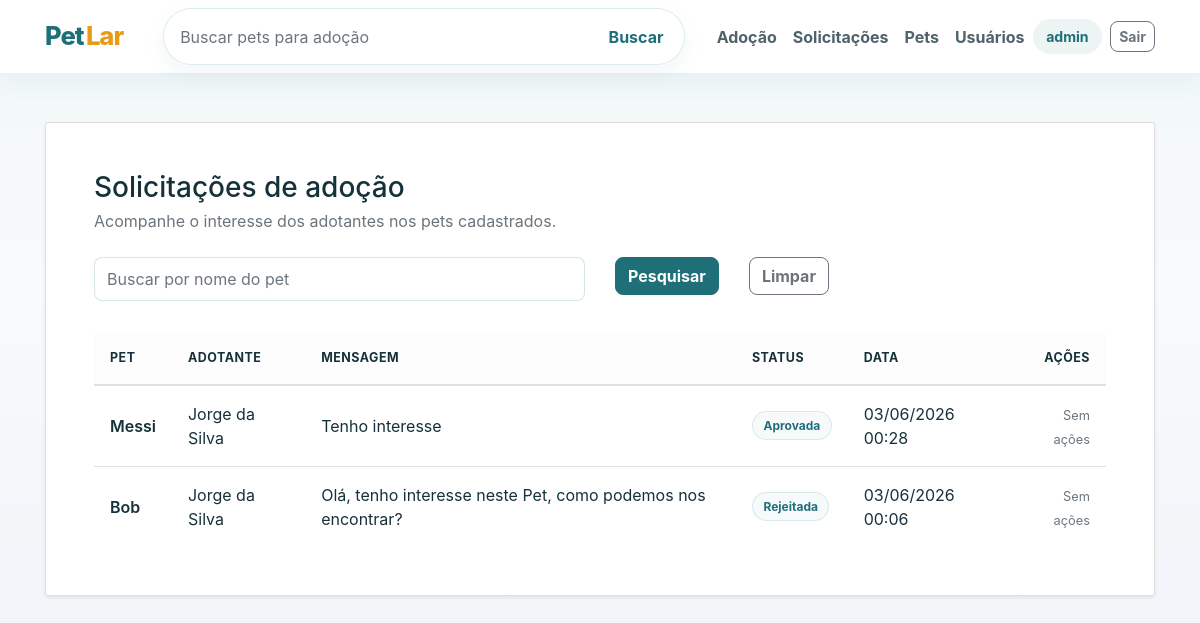
/solicitacoes/ (signed in), run on an earlier commit of the app's database.
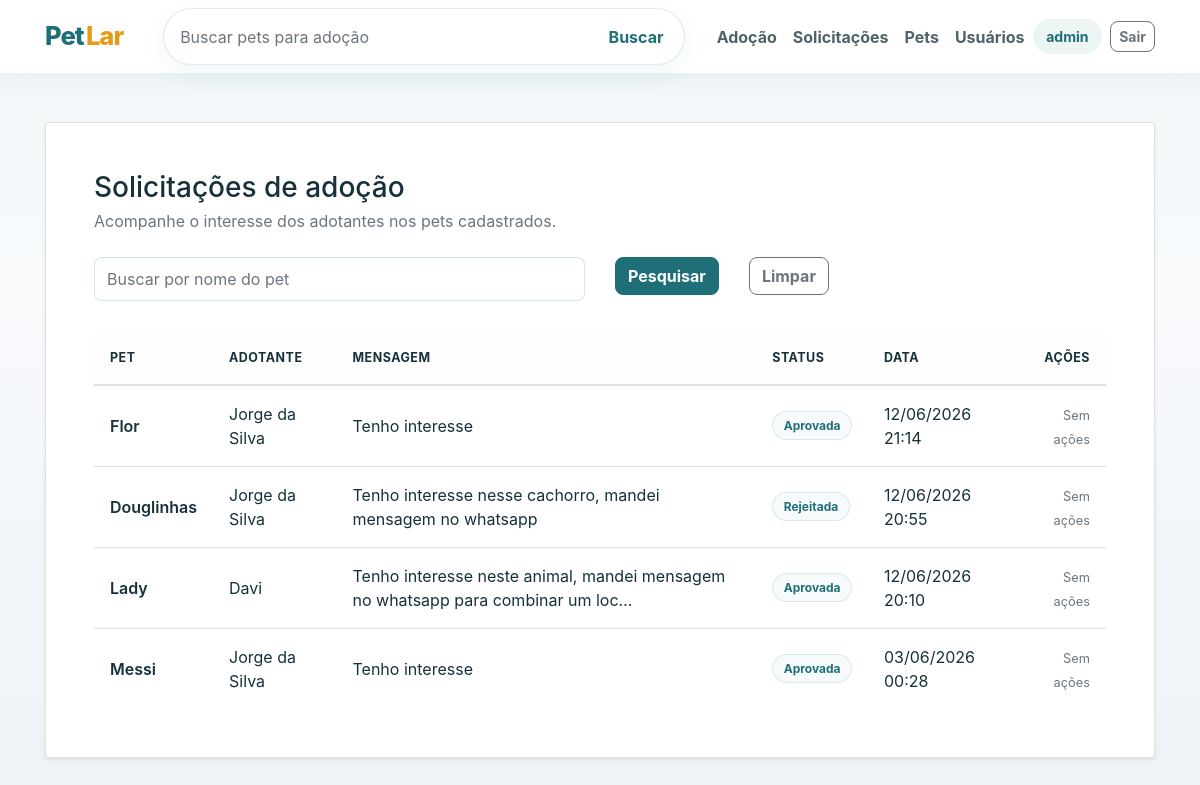
And on a later commit of the database.
### solicitacao/models.py (models this page shows, shortened)
class SolicitacaoDeAdocao(models.Model):
    id = models.AutoField(primary_key=True)
    adotante = models.ForeignKey(
        User,
        on_delete=models.CASCADE,
        related_name='solicitacoes',
    )
    pet = models.ForeignKey(
        Pet,
        on_delete=models.CASCADE,
        related_name='solicitacoes',
    )
    status = models.CharField(
        max_length=20,
        choices=OPCOES_STATUS_SOLICITACAO,
        default='PENDENTE',
    )
    mensagem = models.TextField()
    data_solicitacao = models.DateTimeField(auto_now_add=True)
    class Meta:
        constraints = [
            models.UniqueConstraint(
                fields=['adotante', 'pet'],
                name='solicitacao_unica_por_adotante_pet',
            )
        ]
        ordering = ['-data_solicitacao']

### pet/models.py (models this page shows, shortened)
class Pet(models.Model):
    id = models.AutoField(primary_key=True)
    nome = models.CharField(max_length=100)
    especie = models.CharField(max_length=100)
    fotos = models.ImageField(upload_to='pets/')
    raca = models.CharField(max_length=100)
    idade = models.IntegerField(verbose_name='Idade (meses)')
    sexo = models.CharField(max_length=20, choices=OPCOES_SEXO)
    porte = models.CharField(max_length=20, choices=OPCOES_PORTE)
    vacinado = models.BooleanField(default=False)
    castrado = models.BooleanField(default=False)
    descricao = models.TextField()
    status = models.CharField(max_length=20, choices=OPCOES_STATUS, default='1')
    responsavel = models.ForeignKey(
        'user.User',
        on_delete=models.SET_NULL,
        null=True,
        blank=True,
        related_name='pets',
    )
    data_cadastro = models.DateTimeField(auto_now_add=True)

### user/models.py (models this page shows, shortened)
class User(models.Model):
    id = models.AutoField(primary_key=True)
    nome = models.CharField(max_length=255)
    email = models.EmailField(unique=True)
    senha = models.CharField(max_length=255)
    telefone = models.CharField(max_length=20, blank=True, null=True)
    tipo_usuario = models.CharField(
        max_length=20,
        choices=OPCOES_TIPO_USUARIO,
        default=TIPO_ADOTANTE,
    )
    razao_social_ong = models.CharField(max_length=255, blank=True, null=True)
    cnpj_ong = models.CharField(max_length=18, blank=True, null=True)
    comprovante_ong = models.FileField(upload_to='comprovantes_ongs/', blank=True, null=True)
    status_verificacao_ong = models.CharField(
        max_length=20,
        choices=OPCOES_STATUS_VERIFICACAO_ONG,
        default=STATUS_ONG_NAO_SE_APLICA,
    )
    data_criacao = models.DateTimeField(auto_now_add=True)

### solicitacao/views.py (the view, shortened to what this page needs)
# urls.py: path('', ListarSolicitacoes.as_view(), name='listar_solicitacoes'),
class ListarSolicitacoes(PerfilUsuarioMixin, LoginRequiredMixin, ListView):
    model = SolicitacaoDeAdocao
    context_object_name = 'solicitacoes'
    template_name = 'solicitacao/listar_solicitacoes.html'
    def get_queryset(self, **kwargs):
        pesquisa = self.request.GET.get('pesquisa')
        custom_user = get_custom_user_for_request(self.request)
        queryset = SolicitacaoDeAdocao.objects.select_related('adotante', 'pet', 'pet__responsavel')
        if pesquisa is not None:
            queryset = queryset.filter(pet__nome__icontains=pesquisa)
        if self.request.user.is_superuser:
            return queryset

### PetLar/mixins.py (called while the page is built)
def get_custom_user_for_request(request):
    if not request.user.is_authenticated:
        return None
    email = getattr(request.user, 'email', '')
    if not email:
        return None
    return CustomUser.objects.filter(email=email).first()

    def get_perfil_usuario(self):
        return get_custom_user_for_request(self.request)

    def usuario_pode_gerenciar_pets(self, perfil_usuario):
        if self.request.user.is_authenticated and self.request.user.is_superuser:
            return True
        return bool(
            perfil_usuario
            and perfil_usuario.tipo_usuario == TIPO_ONG
            and perfil_usuario.ong_aprovada
        )

    def get_solicitacoes_pendentes_ong_count(self, perfil_usuario):
        if not (
            perfil_usuario
            and perfil_usuario.tipo_usuario == TIPO_ONG
            and perfil_usuario.ong_aprovada
        ):
            return 0
        from solicitacao.models import SolicitacaoDeAdocao
        return SolicitacaoDeAdocao.objects.filter(
            pet__responsavel=perfil_usuario,
            status='PENDENTE',
        ).count()

### templates/solicitacao/listar_solicitacoes.html (shortened to what this page needs)
{% extends 'base.html' %}
{% block content %}
<div class="card shadow-sm">
	<div class="card-body p-4 p-lg-5">
		<div class="d-flex flex-wrap justify-content-between align-items-center gap-3 mb-4">
			<div>
				<h1 class="h3 mb-1">Solicitações de adoção</h1>
				<p class="text-muted mb-0">Acompanhe o interesse dos adotantes nos pets cadastrados.</p>
			</div>
		</div>
		<form method="get" action="{% url 'listar_solicitacoes' %}" class="row g-2 mb-4">
			<div class="col-12 col-md-8 col-lg-6">
				<input type="text" class="form-control" name="pesquisa" value="{{ request.GET.pesquisa }}" placeholder="Buscar por nome do pet">
			</div>
			<div class="col-6 col-md-auto">
				<button type="submit" class="btn btn-primary w-100">Pesquisar</button>
			</div>
			<div class="col-6 col-md-auto">
				<a href="{% url 'listar_solicitacoes' %}" class="btn btn-outline-secondary w-100">Limpar</a>
			</div>
		</form>
		<div class="table-responsive">
			<table class="table table-hover align-middle mb-0">
				<thead class="table-light">
					<tr>
						<th>Pet</th>
						<th>Adotante</th>
						<th>Mensagem</th>
						<th>Status</th>
						<th>Data</th>
						<th class="text-end">Ações</th>
					</tr>
				</thead>
				<tbody>
					{% for solicitacao in solicitacoes %}
					<tr>
						<td class="font-weight-semibold">{{ solicitacao.pet.nome }}</td>
						<td>{{ solicitacao.adotante.nome }}</td>
						<td>{{ solicitacao.mensagem|truncatechars:80 }}</td>
						<td><span class="badge badge-soft">{{ solicitacao.get_status_display }}</span></td>
						<td>{{ solicitacao.data_solicitacao|date:'d/m/Y H:i' }}</td>
						<td class="text-end">
							{% if perfil_usuario.tipo_usuario != 'ADOTANTE' %}
								<a href="{% url 'editar_solicitacao' solicitacao.pk %}" class="btn btn-sm btn-warning">Avaliar</a>
								<a href="{% url 'deletar_solicitacao' solicitacao.pk %}" class="btn btn-sm btn-danger">Excluir</a>
							{% elif solicitacao.status == 'PENDENTE' %}
								<a href="{% url 'deletar_solicitacao' solicitacao.pk %}" class="btn btn-sm btn-outline-danger">Cancelar</a>
							{% else %}
								<span class="text-muted small">Sem ações</span>
							{% endif %}
						</td>
					</tr>
					{% empty %}
					<tr>
						<td colspan="6" class="text-center py-4 text-muted">Nenhuma solicitação encontrada.</td>
					</tr>
					{% endfor %}
				</tbody>
			</table>
		</div>
	</div>
</div>
{% endblock %}

What changed in the data, as far as the page shows it:
removed SolicitacaoDeAdocao: pet.nome "Bob", adotante.nome "Jorge da Silva", mensagem "Olá, tenho interesse neste Pet, como podemos nos encontrar?", status "Rejeitada", data_solicitacao "03/06/2026 00:06", shows "Sem ações"
added SolicitacaoDeAdocao: pet.nome "Flor", adotante.nome "Jorge da Silva", mensagem "Tenho interesse", status "Aprovada", data_solicitacao "12/06/2026 21:14", shows "Sem ações"
added SolicitacaoDeAdocao: pet.nome "Douglinhas", adotante.nome "Jorge da Silva", mensagem "Tenho interesse nesse cachorro, mandei mensagem no whatsapp", status "Rejeitada", data_solicitacao "12/06/2026 20:55", shows "Sem ações"
added SolicitacaoDeAdocao: pet.nome "Lady", adotante.nome "Davi", mensagem "Tenho interesse neste animal, mandei mensagem no whatsapp para combinar um loc…", status "Aprovada", data_solicitacao "12/06/2026 20:10", shows "Sem ações"
